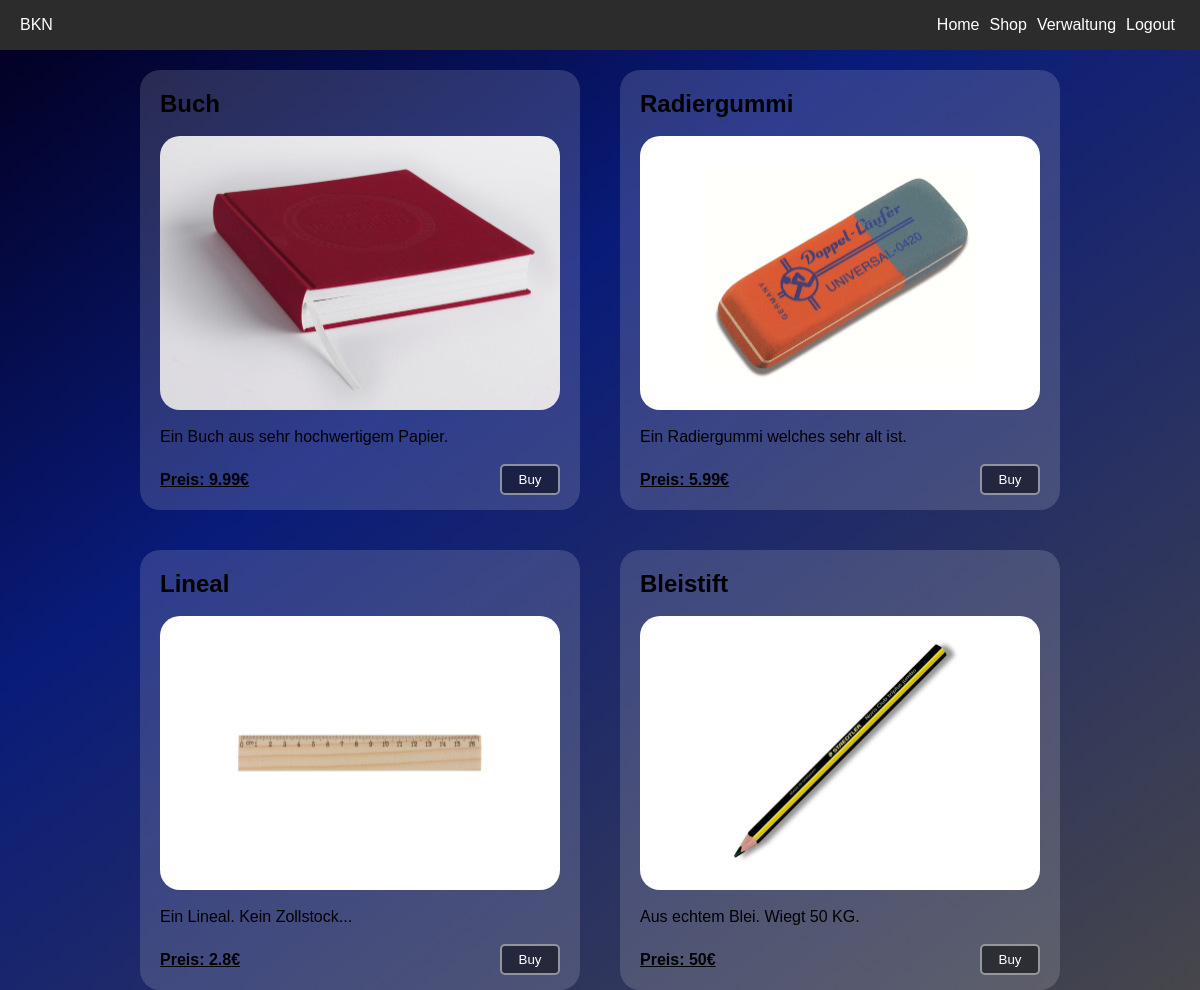
/pages/shop.php (signed in), run on the app's committed database.
### tables this page shows
CREATE TABLE `articles` (
	`id` int NOT NULL AUTO_INCREMENT,
	`name` varchar(64) DEFAULT NULL,
	`description` text,
	`price` double DEFAULT NULL,
	`img` varchar(64) DEFAULT NULL,
	PRIMARY KEY (`id`)
);

### pages/shop.php (the view, shortened to what this page needs)
<!DOCTYPE html>
<html lang="de">
<head>
	<link rel="stylesheet" href="../assets/css/navbar.css"/>
	<link rel="stylesheet" href="../assets/css/page.css"/>
	<link rel="stylesheet" href="../assets/css/shop.css"/>
</head>
<body>
	<div id="page">
		<header>
			<?php include('../utils/navbar.php'); ?>
		</header>
		<div id="content">
			<div id="articles">
				<?php
					try {
						include('../utils/zugriff.inc');
        				$connection = mysqli_connect($dbhost, $dbuser, $dbpassword, $database);
        				$query = "SELECT id, name, description, price, img FROM articles;";
        				$result = mysqli_query($connection, $query);
        				while($datensatz = mysqli_fetch_object($result)) {
        		    		$id = $datensatz -> id;
							$name = $datensatz -> name;
							$description = $datensatz -> description;
							$price = $datensatz -> price;
							$img = $datensatz -> img;
							echo
							'
								<article>
									<h1>'.$name.'</h1>
									<br/>
									<img src="../assets/img/'.$img.'" alt="Buch">
									<br/>
									<p>'.$description.'</p>
									<br/>
									<div class="order_div">
										<p class="price">Preis: '.$price.'€</p>
										<button onclick="order('.$id.')">Buy</button>
									</div>
								</article>
							';
        				}
					} catch (exception) {
						$meldung = "Es ist ein Problem mit der Datenbank aufgetreten!";
					}
				?>
			</div>
		</div>
	</div>
</body>
</html>

### utils/navbar.php (shortened to what this page needs)
<div id="header_div">
	<div id="logo">BKN</div>
	<div id="navbar">
		<a class="nav_item" href="./index.php">Home</a>
		<a class="nav_item" href="./shop.php">Shop</a>
		<?php
			if(isset($_SESSION['logged-in']) && $_SESSION['logged-in'] == true) {
				if(isset($_SESSION['mitarbeiter']) && $_SESSION['mitarbeiter'] == true) {
					echo '<a class="nav_item" href="./verwaltung.php">Verwaltung</a>';
				}
				echo '<a class="nav_item" href="./logout.php">Logout</a>';
			} else {
				echo'<a class="nav_item" href="./login.php">Login</a>';
			}
		?>
	</div>
</div>

### assets/css/navbar.css (style rules this page uses)
#header_div { display: flex; justify-content: space-between; align-items: center; background-color: rgb(44, 44, 44); color: white; height: 50px; }
#logo { margin-left: 20px; }
#navbar { display: flex; margin-right: 20px; }
.nav_item { margin: 5px; text-decoration: none; color: white !important; }

### assets/css/page.css (style rules this page uses)
* { margin: 0; padding: 0; font-family: Arial, Helvetica, sans-serif; }
:root { --border-radius: 20px; }
#page { display: flex; position: absolute; width: 100%; height: 100%; flex-direction: column; }
#content { position: relative; background: rgb(2, 0, 36); background: linear-gradient(144deg, rgba(2, 0, 36, 1) 0%, rgba(9, 27, 121, 1) 35%, rgba(70, 70, 75, 1) 100%); overflow: scroll; width: 100%; height: 100%; }

### assets/css/shop.css (style rules this page uses)
#articles { position: relative; width: 100%; height: 100%; display: flex; flex-direction: row; align-content: flex-start; justify-content: center; flex-wrap: wrap; }
article { display: flex; flex-direction: column; position: relative; width: 400px; height: 400px; margin: 20px; background-color: rgba(255, 255, 255, 0.15); border-radius: var(--border-radius); padding: 20px; }
button { color: white; background-color: rgba(0, 0, 0, 0.5); border: none; padding: 1.5%; border-radius: 5px; border: 2px solid rgba(255, 255, 255, 0.5); cursor: pointer; width: 60px; }
img { width: 100%; border-radius: var(--border-radius); }
.order_div { display: flex; align-items: center; justify-content: space-between; }
.price { font-weight: bold; text-decoration: underline; }

### data on the page
articles: name "Buch", img (picture), description "Ein Buch aus sehr hochwertigem Papier.", price "9.99"
articles: name "Radiergummi", img (picture), description "Ein Radiergummi welches sehr alt ist.", price "5.99"
articles: name "Lineal", img (picture), description "Ein Lineal. Kein Zollstock...", price "2.8"
articles: name "Bleistift", img (picture), description "Aus echtem Blei. Wiegt 50 KG.", price "50"
